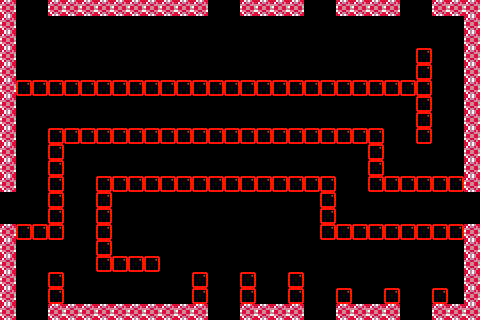

A level layout from a 2D game, rendered from its tile map. Below: a short description, then the map file with tile-grid data replaced by summaries:
An orthogonal 30x20 tile map with 16x16 px tiles, 2 tile layers (bricks, solidbricks), 5 tilesets and 17 objects (6x PowerUpSpawnPoint, 4x flyThroughWallsDiagonalFlyerSpawnPoint, 3x StarInGameCurrency, SpawnPoint, TimeBomb, ...).

<map version="1.0" orientation="orthogonal" width="30" height="20" tilewidth="16" tileheight="16">
 <tileset firstgid="1" name="TileSetTemplate" tilewidth="16" tileheight="16">
  <image source="TileSetTemplate.png" width="64" height="64" />
 </tileset>
 <tileset firstgid="17" name="TileSetTemplateSolid" tilewidth="16" tileheight="16">
  <image source="TileSetTemplateSolid.png" width="64" height="64" />
 </tileset>
 <tileset firstgid="33" name="Tile W (1)" tilewidth="16" tileheight="16">
  <image source="Tile W (1).png" width="16" height="16" />
 </tileset>
 <tileset firstgid="34" name="Tile 7 Pink" tilewidth="16" tileheight="16">
  <image source="Tile 7 Pink.png" width="16" height="16" />
 </tileset>
 <tileset firstgid="35" name="Tile 1 Red" tilewidth="16" tileheight="16">
  <image source="Tile 1 Red.png" width="16" height="16" />
 </tileset>
 <layer name="bricks" width="30" height="20">
  <data>[600 cells, 113 non-empty, 1 distinct tile ids]</data>
 </layer>
 <layer name="solidbricks" width="30" height="20">
  <data>[600 cells, 76 non-empty, 1 distinct tile ids]</data>
 </layer>
 <objectgroup name="Objects" width="30" height="20">
  <object x="441" y="107" height="1" />
  <object name="SpawnPoint" x="34" y="65">
   <properties>
    <property name="SpawnPoint" value="1" />
   </properties>
  </object>
  <object name="flyThroughWallsDiagonalFlyerSpawnPoint" x="33" y="172">
   <properties>
    <property name="flyThroughWallsDiagonalFlyerSpawnPoint" value="1" />
   </properties>
  </object>
  <object name="flyThroughWallsDiagonalFlyerSpawnPoint" x="223" y="90">
   <properties>
    <property name="flyThroughWallsDiagonalFlyerSpawnPoint" value="1" />
   </properties>
  </object>
  <object name="flyThroughWallsDiagonalFlyerSpawnPoint" x="319" y="269">
   <properties>
    <property name="flyThroughWallsDiagonalFlyerSpawnPoint" value="1" />
   </properties>
  </object>
  <object name="flyThroughWallsDiagonalFlyerSpawnPoint" x="438" y="85">
   <properties>
    <property name="flyThroughWallsDiagonalFlyerSpawnPoint" value="1" />
   </properties>
  </object>
  <object name="PowerUpSpawnPoint" x="147" y="114">
   <properties>
    <property name="PowerUpSpawnPoint" value="0" />
   </properties>
  </object>
  <object name="PowerUpSpawnPoint" x="174" y="114">
   <properties>
    <property name="PowerUpSpawnPoint" value="1" />
   </properties>
  </object>
  <object name="PowerUpSpawnPoint" x="201" y="114">
   <properties>
    <property name="PowerUpSpawnPoint" value="2" />
   </properties>
  </object>
  <object name="PowerUpSpawnPoint" x="228" y="114">
   <properties>
    <property name="PowerUpSpawnPoint" value="3" />
   </properties>
  </object>
  <object name="PowerUpSpawnPoint" x="256" y="114">
   <properties>
    <property name="PowerUpSpawnPoint" value="4" />
   </properties>
  </object>
  <object name="PowerUpSpawnPoint" x="281" y="114">
   <properties>
    <property name="PowerUpSpawnPoint" value="5" />
   </properties>
  </object>
  <object name="StarInGameCurrency" x="224" y="291">
   <properties>
    <property name="StarInGameCurrency" value="1" />
   </properties>
  </object>
  <object name="StarInGameCurrency" x="321" y="291">
   <properties>
    <property name="StarInGameCurrency" value="1" />
   </properties>
  </object>
  <object name="StarInGameCurrency" x="418" y="290">
   <properties>
    <property name="StarInGameCurrency" value="1" />
   </properties>
  </object>
  <object name="TimeBomb" x="33" y="289">
   <properties>
    <property name="TimeBomb" value="1" />
   </properties>
  </object>
  <object name="ExitDoor" x="138" y="227">
   <properties>
    <property name="ExitDoor" value="1" />
   </properties>
  </object>
 </objectgroup>
</map>
